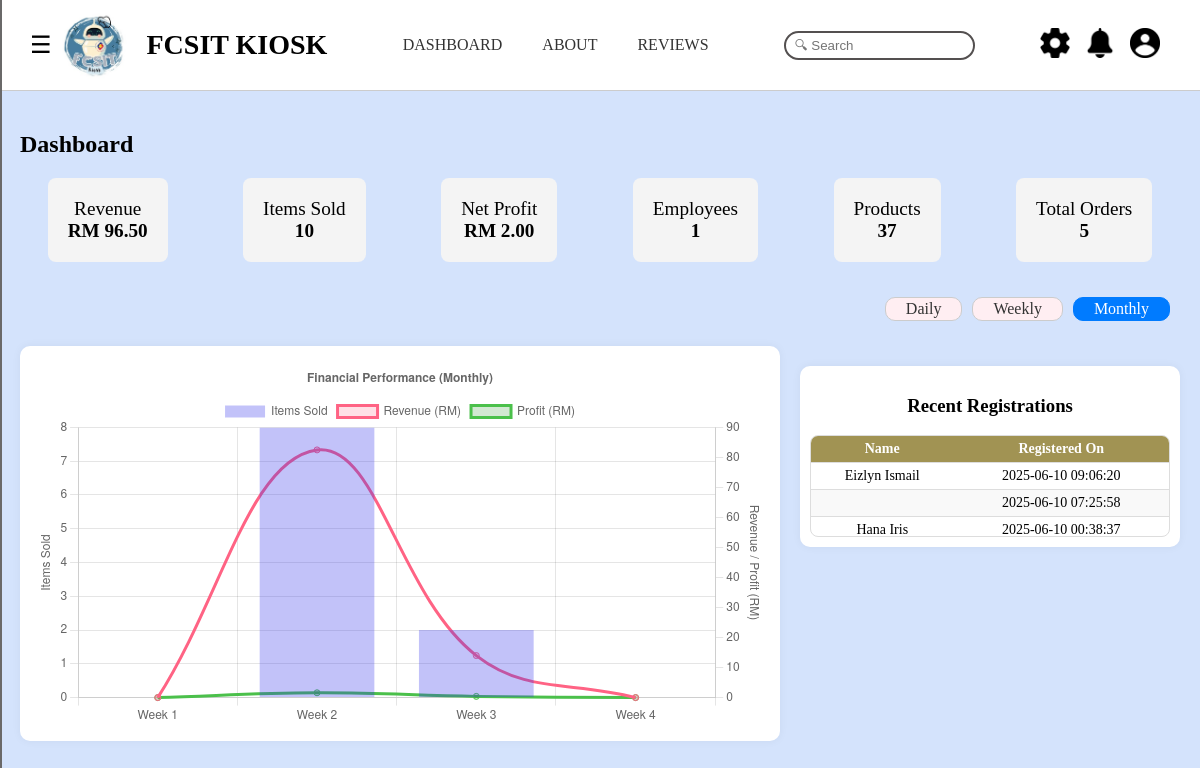
Page /admin/admin_dashboard.php?period=monthly on the committed database.
### tables this page shows
CREATE TABLE `user` (
  `user_id` int(11) NOT NULL,
  `full_name` varchar(100) DEFAULT NULL,
  `email` varchar(100) DEFAULT NULL,
  `password` varchar(255) DEFAULT NULL,
  `user_type` enum('public','registered','employee','admin') DEFAULT NULL,
  `registration_date` datetime DEFAULT NULL
);

### admin/admin_dashboard.php (the view, shortened to what this page needs)
<?php
require "db_connect.php";
include "admin_frame.php";
$period = $_GET['period'] ?? 'daily';
switch ($period) {
  case 'monthly':
    $start = (new DateTime('first day of this month'))->setTime(0, 0);
    $end = (new DateTime('last day of this month'))->setTime(23, 59, 59);
    break;
}
$startFormatted = $start->format('Y-m-d H:i:s');
$endFormatted = $end->format('Y-m-d H:i:s');
$stmt = $conn->prepare("SELECT SUM(oi.quantity) AS items_sold, SUM(o.total_amount) AS revenue FROM order_item oi JOIN orders o ON oi.order_id = o.order_id WHERE o.order_date BETWEEN ? AND ?");
$stmt->bind_param("ss", $startFormatted, $endFormatted);
$stmt->execute();
$data = $stmt->get_result()->fetch_assoc();
$items_sold = $data['items_sold'] ?: 0;
$revenue = $data['revenue'] ?: 0;
$profit = $items_sold * 0.20;
if ($period == 'monthly') {
  $query = "
    SELECT
      FLOOR((DAY(o.order_date) - 1) / 7) + 1 AS label,
      SUM(oi.quantity) AS items_sold,
      SUM(o.total_amount) AS revenue
    FROM order_item oi
    JOIN orders o ON oi.order_id = o.order_id
    WHERE o.order_date BETWEEN ? AND ?
    GROUP BY label
    ORDER BY label
  ";
  $hist_stmt = $conn->prepare($query);
  $hist_stmt->bind_param("ss", $startFormatted, $endFormatted);
}
$hist_stmt->execute();
$raw_data = $hist_stmt->get_result()->fetch_all(MYSQLI_ASSOC);
$hist_data = [];
if ($period == 'daily') {
    $hours = range(8, 17);
    foreach ($hours as $h) {
        $label = sprintf("%02d:00", $h);
        $hist_data[$label] = ['items_sold' => 0, 'revenue' => 0];
    }
    foreach ($raw_data as $row) {
        $hour = (new DateTime($row['label']))->format('H:00');
        if (isset($hist_data[$hour])) {
            $hist_data[$hour]['items_sold'] += $row['items_sold'];
            $hist_data[$hour]['revenue'] += $row['revenue'];
        }
    }
} else {
    $hist_data = [
        'Week 1' => ['items_sold' => 0, 'revenue' => 0],
        'Week 2' => ['items_sold' => 0, 'revenue' => 0],
        'Week 3' => ['items_sold' => 0, 'revenue' => 0],
        'Week 4' => ['items_sold' => 0, 'revenue' => 0]
    ];
    foreach ($raw_data as $row) {
      $weekNum = (int)$row['label'];
      $week = 'Week ' . $weekNum;
      if (isset($hist_data[$week])) {
          $hist_data[$week]['items_sold'] += $row['items_sold'];
          $hist_data[$week]['revenue'] += $row['revenue'];
      }
    }
}
$hist_data_array = [];
foreach ($hist_data as $label => $row) {
  $hist_data_array[] = [
    'label' => $label,
    'items_sold' => $row['items_sold'],
    'revenue' => $row['revenue']
  ];
}
$stmt = $conn->prepare("SELECT full_name, registration_date FROM user WHERE registration_date >= ? ORDER BY registration_date DESC LIMIT 5");
$stmt->bind_param("s", $startFormatted);
$stmt->execute();
$users = $stmt->get_result()->fetch_all(MYSQLI_ASSOC);
?>
<!DOCTYPE html>
<html lang="en">
<head>
    <link rel="stylesheet" href="admindashboard.css">
    <link rel="stylesheet" href="adminstyle.css">
    <link rel="stylesheet" href="https://cdn.jsdelivr.net/npm/flatpickr/dist/flatpickr.min.css">
</head>
<body>
    <div class="content">
        <h2>Dashboard</h2>
        <div class="cards">
            <a href="admin_sales.php" class="card-link">
                <div class="card">Revenue<br><strong>RM <?= number_format($revenue, 2) ?></strong></div>
            </a>
            <a href="admin_sales.php" class="card-link">
                <div class="card">Items Sold<br><strong><?= $items_sold ?></strong></div>
            </a>
            <a href="admin_financialRecord.php" class="card-link">
                <div class="card">Net Profit<br><strong>RM <?= number_format($profit, 2) ?></strong></div>
            </a>
            <a href="admin_employee.php" class="card-link">
                <div class="card">Employees<br><strong><?= $conn->query("SELECT COUNT(*) as cnt FROM employee")->fetch_assoc()['cnt']; ?></strong></div>
            </a>
            <a href="admin_product.php" class="card-link">
                <div class="card">Products<br><strong><?= $conn->query("SELECT COUNT(*) as cnt FROM product")->fetch_assoc()['cnt']; ?></strong></div>
            </a>
            <a href="admin_sales.php" class="card-link">
                <div class="card">Total Orders<br><strong><?= $conn->query("SELECT COUNT(*) as cnt FROM orders")->fetch_assoc()['cnt']; ?></strong></div>
            </a>
        </div>
        <div class="filters">
            <a href="?period=daily" class="<?= $period == 'daily' ? 'active' : '' ?>">Daily</a>
            <a href="?period=weekly" class="<?= $period == 'weekly' ? 'active' : '' ?>">Weekly</a>
            <a href="?period=monthly" class="<?= $period == 'monthly' ? 'active' : '' ?>">Monthly</a>
        </div>
        <div class="dashboard-middle">
            <div class="left-panel">
                <div class="chart-container">
                <canvas id="salesChart" width="1000" height="500"></canvas>
                </div>
            </div>
            <div class="right-panel">
                <div class="registration-container">
                    <h3>Recent Registrations</h3>
                            <div class="table-scroll">
                                <table class="user-table">
                                    <thead>
                                        <tr>
                                            <th>Name</th>
                                            <th>Registered On</th>
                                        </tr>
                                    </thead>
                                    <tbody>
                                        <?php foreach ($users as $u): ?>
                                            <tr>
                                                <td><?= htmlspecialchars($u['full_name']) ?></td>
                                                <td><?= htmlspecialchars($u['registration_date']) ?></td>
                                            </tr>
                                        <?php endforeach; ?>
                                    </tbody>
                                </table>
                            </div>
                </div>
            </div>
        </div>
        <script>
            const chartData = <?= json_encode($hist_data_array) ?>;
            const period = '<?= $period ?>';
            window.chartData = chartData;
            window.period = period;
        </script>
    </div>
</body>
</html>

### admin/adminstyle.css (style rules this page uses)
body { margin: 0; font-family: Arial, sans-serif; background-color: #d4e3fc; height: 100%; }

### admin/admindashboard.css (style rules this page uses)
.content { padding: 20px; font-family: Verdana; }
.filters { display: flex; justify-content: flex-end; gap: 10px; padding: 5px 10px; }
.filters a { padding: 2px 20px; text-decoration: none; background-color: #ffeef2; color: #333; border: 1px solid #ccc; border-radius: 10px; transition: all 0.3s ease; font-weight: 500; }
.filters a.active { background-color: #007bff; color: white; border-color: #007bff; }
.cards { display: flex; flex-wrap: wrap; gap: 20px; margin-bottom: 30px; justify-content:space-around; }
.card { flex: 1; padding: 20px; background: #f4f4f4; border-radius: 8px; text-align: center; font-size: 1.2em; flex-direction: column; }
.card-link { text-decoration: none; color: inherit; }
#salesChart { width: 70%; max-width: 900px; }
.dashboard-middle { display: flex; gap: 20px; margin-top: 20px; align-items: flex-start; }
.left-panel { flex: 2; }
.right-panel { flex: 1; display: flex; flex-direction: column; gap: 20px; }
.chart-container { background: #fff; padding: 15px; border-radius: 10px; box-shadow: 0 0 10px rgba(0,0,0,0.05); }
.registration-container { background: #fff; padding: 10px; border-radius: 10px; box-shadow: 0 0 10px rgba(0,0,0,0.05); text-align: center; }
.user-table { width: 100%; border-collapse: collapse; font-size: 14px; text-align: center; }
.user-table thead { background-color: #a19353; color: white; }
.user-table th, .user-table td { padding: 5px; border-bottom: 1px solid #ddd; }
.user-table tbody tr:nth-child(even) { background-color: #f9f9f9; }
.table-scroll { max-height: 100px; overflow-y: auto; border: 1px solid #ddd; border-radius: 8px; }

### rows in the picture
user: full_name "Eizlyn Ismail", registration_date "2025-06-10 09:06:20"
user: registration_date "2025-06-10 07:25:58"
user: full_name "Hana Iris", registration_date "2025-06-10 00:38:37"

### other values in the picture
$revenue "96.50"
$items_sold "10"
$profit "2.00"
chart data {{ json_encode($hist_data_array) }} [{"label":"Week 1","items_sold":0,"revenue":0},{"label":"Week 2","items_sold":8,"revenue":82.5},{"label":"Week 3","items_sold":2,"revenue":14},{"label":"Week 4","items_sold":0,"revenue":0}]
chart data {{ $period }} monthly
